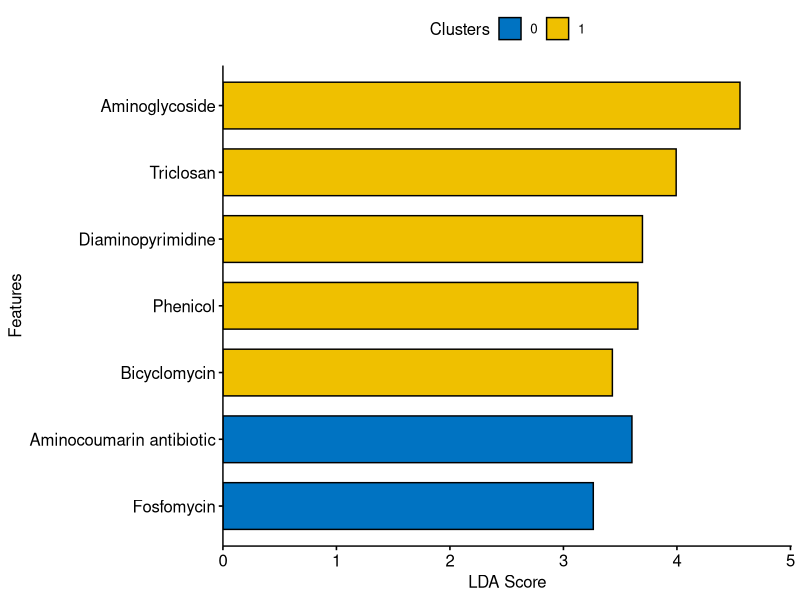

The R source for this figure:
library(ggpubr)
library(ggplot2)
data<-read.csv("selected_amr.csv")
data$group<-factor(data$group)

png("plot.png",width = 12,height = 5,res = 300,units="in")
ggbarplot(data, x = "Features", y = "value",
          fill = "group",           # change fill color by mpg_level
          color = "black",            # Set bar border colors to white
          palette = "jco",            # jco journal color palett. see ?ggpar
          sort.val = "asc",          # Sort the value in descending order
          sort.by.groups = TRUE,     # Don't sort inside each group
          x.text.angle = 0,          # Rotate vertically x axis texts
          ylab = "LDA Score",
          legend.title = "Clusters",
          rotate = TRUE
)+scale_y_continuous(expand = expansion(mult = c(0, .1)))
dev.off()
